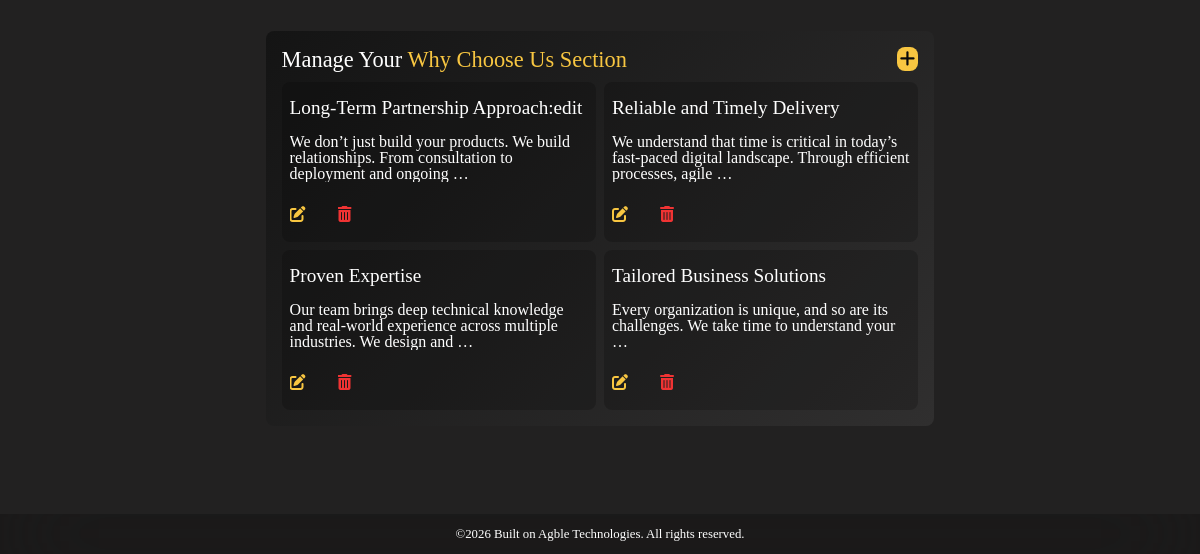
The page /user_dash/ (signed in, lower part) on the database as committed earlier.
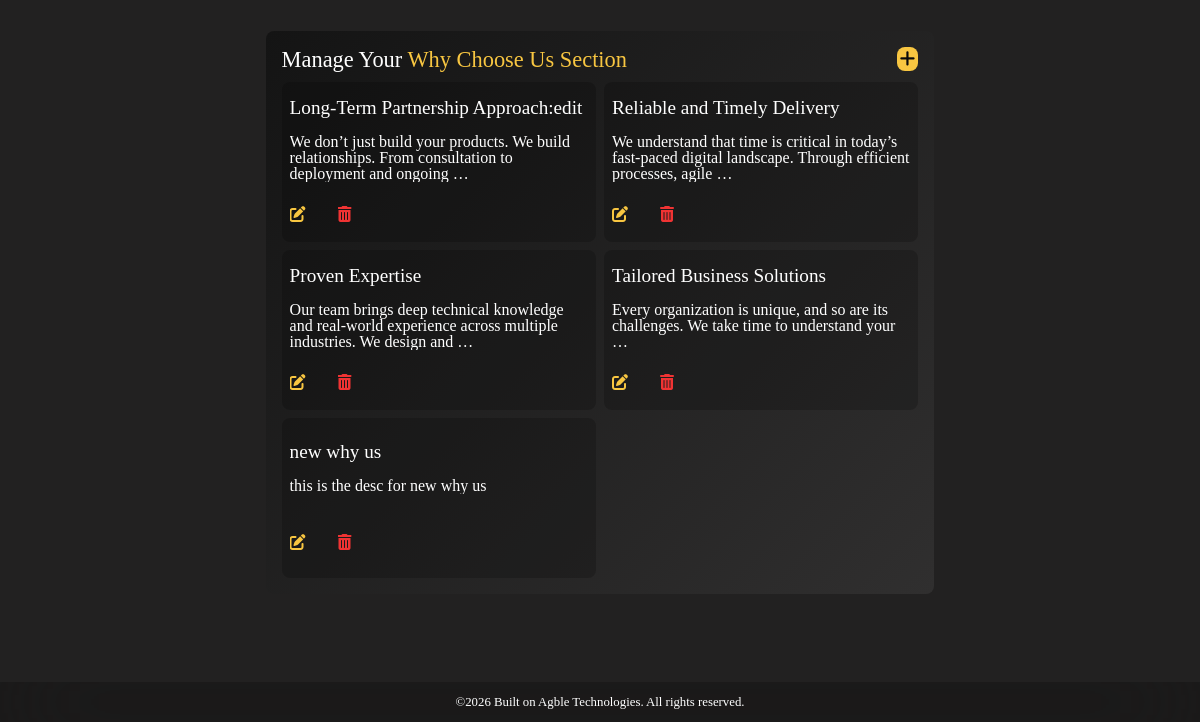
The same page on the database as committed later.
### main/models.py (models this page shows, shortened)
class why_us(models.Model):
    why_us_icon = models.ImageField(upload_to=image_upload_path)
    why_us_title = models.TextField(max_length=50)
    why_us_desc = models.TextField(max_length=500)

### main/views.py (the view)
# urls.py: path('user_dash/', views.user_dash, name='user_dash'),
@login_required
def user_dash(request):
    return render(request, 'main/user_dash.html', {
        'hero_section': Hero_Section.objects.all(),
        'team_members': Team_Member.objects.all(),
        'services': Service.objects.all(),
        'about_hero': About_Us_Hero.objects.all(),
        'why_us': why_us.objects.all(),
    })

### main/templates/main/user_dash.html (shortened to what this page needs)
{% extends 'main/layout.html' %}
{% load static %}
{% block content %}
<div class="dashboard">
    <div class="admin_why_us">
        <div class="admin_why_us_title">
            <h2>Manage Your <span> Why Choose Us Section</span></h2>
            <div class="add_why_us">
                <a href="{% url 'main:add_new_why_us' %}" class="add"><i class="fa-solid fa-plus"></i></a>
            </div>
        </div>
        <div class="admin_why_us_container">
            {% for why in why_us %}
            <div class="admin_why_us_item">
                <div class="admin_why_us_info">
                    <h3>{{ why.why_us_title }}</h3>
                    <p>{{ why.why_us_desc|truncatewords:15 }}</p>
                </div>
                <div class="dashboard_links">
                    <a href="{% url 'main:edit_admin_why_us' why.id %}" class="edit"><i class="fa-solid fa-pen-to-square"></i></a>
                    <a href="" class="delete"><i class="fa-solid fa-trash-can"></i></a>
                </div>
            </div>
            {% endfor %}
        </div>
    </div>
</div>
{% endblock %}

Rows that differ between the two databases and show on the page:
added why_us: why_us_title "new why us", why_us_desc "this is the desc for new why us"
